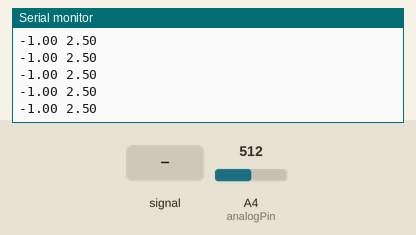
Recording of a sketch running on a simulated Arduino Uno, built with avr-gcc and run on an emulated ATmega328P. Shown: the last lines printed to the serial monitor. The test bench sets the inputs (shaded band); at power-on: A4 (analogPin) = 512.

Above: at 1.2 s.
1.3 s: A4 (analogPin) fed a 200 Hz sine of ±81 counts around its level
At 1.5 s:
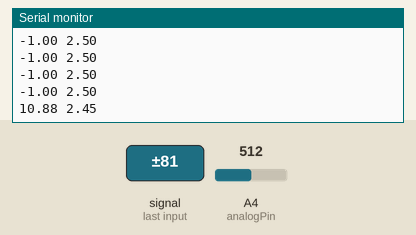
2.8 s: A4 (analogPin) set to 716
At 2.83 s:
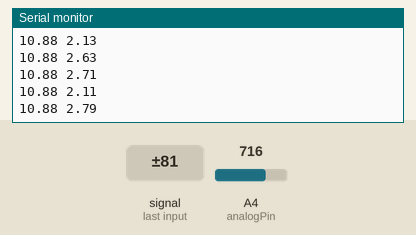
4.3 s: A4 (analogPin) fed a 1000 Hz sine of ±255 counts around its level
At 4.6 s:
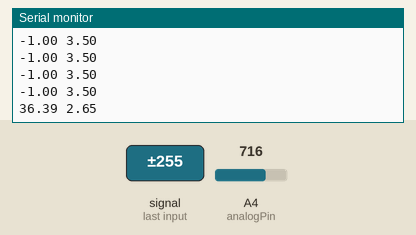
5.8 s: A4 (analogPin) set to 900
At 5.93 s:
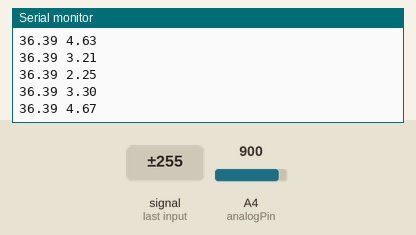
Timing chart, 0 to 8.3 s (numbered marks = the images above; inputs shaded):
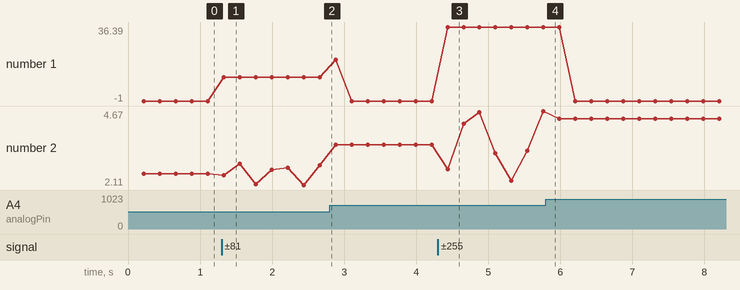

Measured:
- after the input at 1.3 s, the serial monitor: prints a new line at once (image 1)
- after the input at 4.3 s, the serial monitor: prints a new line after 0.13 s (image 3)
- plotted number 1: -1 → 10.88 after the input at 1.3 s, -1 → 36.39 after the input at 4.3 s
- plotted number 2: 2.5 → 2.79 after the input at 1.3 s, 2.79 → 3.5 after the input at 2.8 s, 3.5 → 4.67 after the input at 4.3 s, 4.67 → 4.4 after the input at 5.8 s

The sketch:

Uno_Read_CurrentTransformer_SCT_013_030.ino
```cpp
/*
** Read SCT-013-030 CT from A4
**
** for how to connect see below, for datasheet the internet please.
*/

int analogPin = A4;    // CT Model: SCT-013-030 connected to analog pin 4 (middle pin of green connector)
                       // http://shop.boxtec.ch/beruehrungsloser-wechselstrom-messwandler-30a-max-p-40267.html (30A = 1V)

                       // outside (on green connector) leads to +3.3V

int val = 0;           // variable to store the value read
int vmin, vmax;        // variable to store the min. and max. values read


void setup()
{

  Serial.begin(9600);               //  setup serial

}


void loop()
{

  // amplitude measurement
  vmin = 1023;
  vmax = 0;
  for (int i=0; i <= 2047; i++){    // read about 10 50Hz periods (see below)
    val = analogRead(analogPin);    // read the input pin (at about 10kHz)
//    vmin = min(val, vmin);
//    vmax = max(val, vmax);
    if (val < vmin)
      vmin = val;
    if (val > vmax)
      vmax = val;
  }

  // output
/*
  //Serial.println(vmax);             // max. value
  //Serial.println(vmin);             // min. value
  Serial.println(0.5*(vmax-vmin));  // amplitude/span value
  Serial.println(val);              // debug value
  //Serial.println((5.0*val)/1023);   // debug value in volts
  Serial.println("");               // debug newline
*/

  //Serial.print(0.5*(vmax-vmin));    // amplitude/span value
  Serial.print((30.0*5.0*0.5*(vmax-vmin))/1023 - 1.0); // current in amp
  Serial.print(" ");                // separator
  //Serial.print(val);                // last value
  Serial.print(5.0*val/1023);       // last value in volts
  Serial.print("\n");               // newline
  //delay(500);                       // debug

}
```
